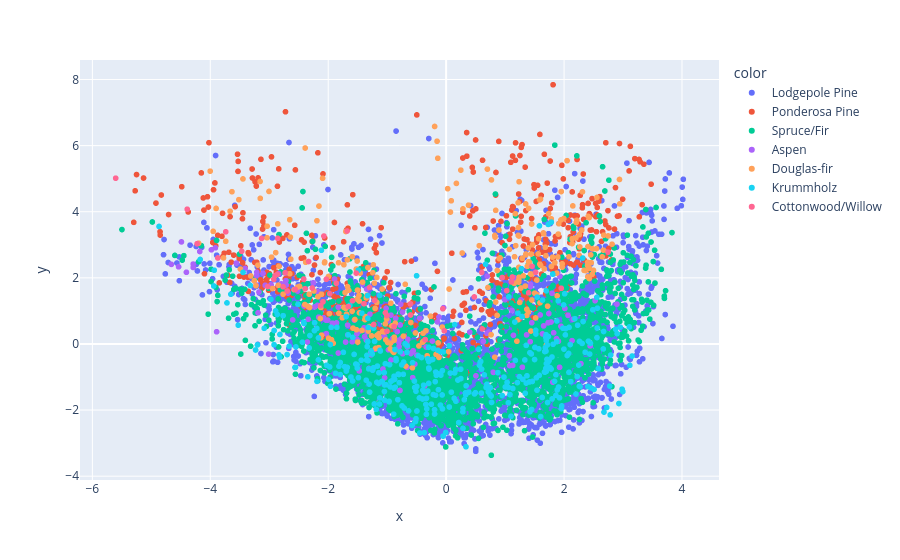

The notebook cell saved with this chart:
### Markdown cell above
Para comparar, refaça o mesmo gráfico, mas agora utilize `y` (ou seja, os rótulos originais) para definir a cor dos pontos.

### Code cell
fig = px.scatter(x=X_pca[:,0], y=X_pca[:, 1],  color=y)
fig.show()

### Figure 1 — Plotly figure (JSON) as saved in the notebook; plotly's stock layout.template omitted (floating-point values rounded to 4 significant figures; data arrays with more than 128 entries replaced by an {"elided": "..."} marker saying what was removed)
{"data": [{"hovertemplate": "color=Lodgepole Pine<br>x=%{x}<br>y=%{y}<extra></extra>", "legendgroup": "Lodgepole Pine", "marker": {"color": "#636efa", "symbol": "circle"}, "mode": "markers", "name": "Lodgepole Pine", "showlegend": true, "type": "scattergl", "x": {"elided": "4847 float values"}, "xaxis": "x", "y": {"elided": "4847 float values"}, "yaxis": "y"}, {"hovertemplate": "color=Ponderosa Pine<br>x=%{x}<br>y=%{y}<extra></extra>", "legendgroup": "Ponderosa Pine", "marker": {"color": "#EF553B", "symbol": "circle"}, "mode": "markers", "name": "Ponderosa Pine", "showlegend": true, "type": "scattergl", "x": {"elided": "581 float values"}, "xaxis": "x", "y": {"elided": "581 float values"}, "yaxis": "y"}, {"hovertemplate": "color=Spruce/Fir<br>x=%{x}<br>y=%{y}<extra></extra>", "legendgroup": "Spruce/Fir", "marker": {"color": "#00cc96", "symbol": "circle"}, "mode": "markers", "name": "Spruce/Fir", "showlegend": true, "type": "scattergl", "x": {"elided": "3714 float values"}, "xaxis": "x", "y": {"elided": "3714 float values"}, "yaxis": "y"}, {"hovertemplate": "color=Aspen<br>x=%{x}<br>y=%{y}<extra></extra>", "legendgroup": "Aspen", "marker": {"color": "#ab63fa", "symbol": "circle"}, "mode": "markers", "name": "Aspen", "showlegend": true, "type": "scattergl", "x": {"elided": "163 float values"}, "xaxis": "x", "y": {"elided": "163 float values"}, "yaxis": "y"}, {"hovertemplate": "color=Douglas-fir<br>x=%{x}<br>y=%{y}<extra></extra>", "legendgroup": "Douglas-fir", "marker": {"color": "#FFA15A", "symbol": "circle"}, "mode": "markers", "name": "Douglas-fir", "showlegend": true, "type": "scattergl", "x": {"elided": "278 float values"}, "xaxis": "x", "y": {"elided": "278 float values"}, "yaxis": "y"}, {"hovertemplate": "color=Krummholz<br>x=%{x}<br>y=%{y}<extra></extra>", "legendgroup": "Krummholz", "marker": {"color": "#19d3f3", "symbol": "circle"}, "mode": "markers", "name": "Krummholz", "showlegend": true, "type": "scattergl", "x": {"elided": "362 float values"}, "xaxis": "x", "y": {"elided": "362 float values"}, "yaxis": "y"}, {"hovertemplate": "color=Cottonwood/Willow<br>x=%{x}<br>y=%{y}<extra></extra>", "legendgroup": "Cottonwood/Willow", "marker": {"color": "#FF6692", "symbol": "circle"}, "mode": "markers", "name": "Cottonwood/Willow", "showlegend": true, "type": "scattergl", "x": [-2.856, -1.297, 0.6033, -0.3558, 1.123, -1.228, 1.108, -2.271, -5.604, -2.333, -3.738, -0.8822, -3.872, 0.6107, 1.399, -2.073, -0.6048, -1.66, -2.901, 0.4777, 0.9511, -3.13, -1.974, 1.028, -1.588, -2.862, 1.952, -0.6041, -2.088, -2.415, -1.004, -2.56, 2.745, -4.391, -1.526, -4.223, -3.467, 1.518, -1.68, -1.003, -1.214, -2.73, -0.03122, -3.028, -1.862, -2.127, -2.765, -0.05603, -1.03, -2.695, -2.032, 1.456, -2.393, -2.922, -1.393], "xaxis": "x", "y": [3.196, 1.71, 2.166, 0.1327, 2.026, 0.5891, 1.876, 1.693, 5.015, 2.495, 3.392, 0.5262, 2.602, 0.4543, 1.547, 3.264, 1.21, 1.134, 2.065, 1.422, 2.011, 3.193, 1.519, 1.613, 1.307, 2.103, 1.684, 0.8757, 1.275, 1.964, 0.8564, 1.648, 2.777, 4.076, 2.143, 3.033, 2.805, 2.168, 3.417, 0.3835, 1.317, 2.152, 0.3979, 1.737, 1.836, 1.158, 1.729, 1.065, 0.9425, 1.603, 1.957, 2.348, 1.669, 1.955, 1.217], "yaxis": "y"}], "layout": {"legend": {"title": {"text": "color"}, "tracegroupgap": 0}, "margin": {"t": 60}, "xaxis": {"anchor": "y", "domain": [0, 1], "title": {"text": "x"}}, "yaxis": {"anchor": "x", "domain": [0, 1], "title": {"text": "y"}}}}
